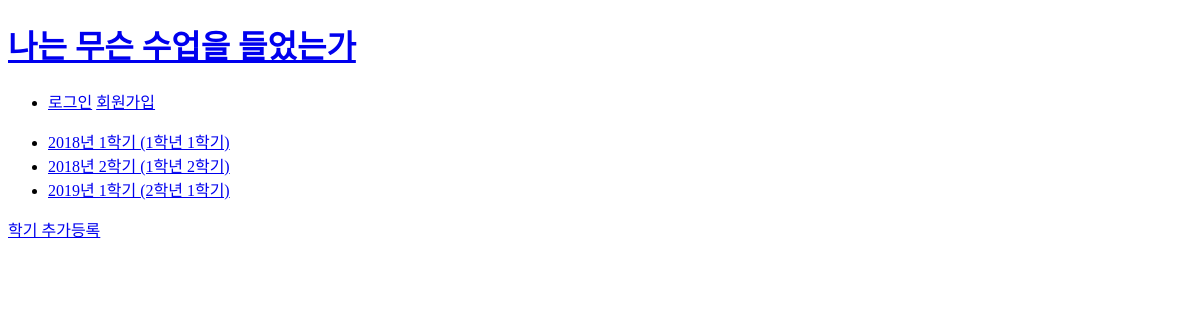
The app's page /sju/, older data.
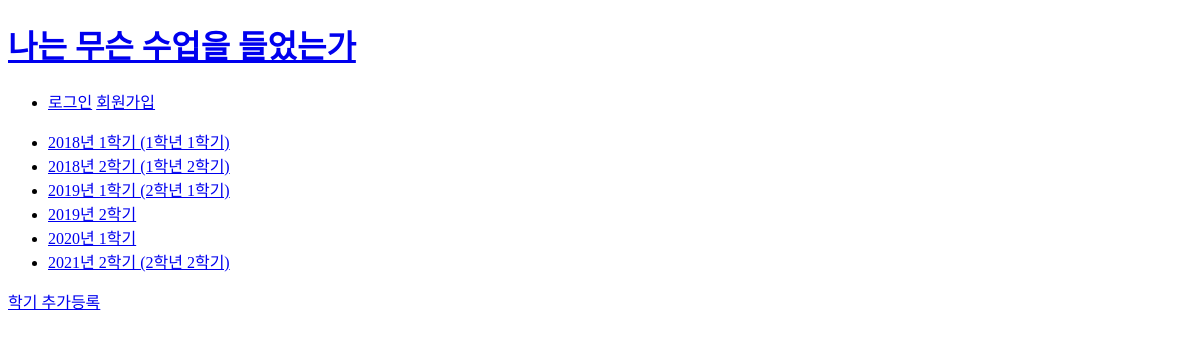
The same page, newer data.
### sju/models.py (models this page shows, shortened)
class Semester(models.Model):
    table = models.CharField(max_length=200)                                # 시간표 이름
    credits = models.IntegerField()                                         # 이수 단위
    grade = models.FloatField()                                             # 학점 평점
    create_at = models.DateTimeField()                                      # create 시간
    update_at = models.DateTimeField(null=True, blank=True)                 # update 시간

### sju/views.py (the view)
# urls.py: path('', views.index, name='index'),
def index(request):
    semester_list= Semester.objects.order_by('table')
    context = {'semester_list': semester_list}
    return render(request, 'sju/main_page.html', context)

### templates/sju/main_page.html
{% extends 'base.html' %}
{% block content %}
{% if semester_list %}
    <ul>
        {% for sem in semester_list %}
        <li><a href="{% url 'sju:read' sem.id %}">{{sem.table}}</a></li>
        {% endfor %}
    </ul>
{% else %}
    <p>학교를 아직 안 다녔나보군요?</p>
{% endif %}
<a href="{% url 'sju:semester_create' %}" class="btn btn-primary">학기 추가등록</a>
{% endblock %}

### templates/base.html (shortened to what this page needs)
<!DOCTYPE html>
<html lang="en">
<head>
</head>
<body>
    {% include 'navbar.html'%}
    {% block content %}
    {% endblock %}
</body>
</html>

### templates/navbar.html
<h1><a href="{% url 'sju:index' %}">나는 무슨 수업을 들었는가</a></h1>
<div>
    <ul>
        <li>
        {% if user.is_authenticated %}
        <a href="{% url 'common:logout' %}">{{ user.username }} (로그아웃)</a>
        {% else %}
        <a href="{% url 'common:login' %}">로그인</a>
        <a href="{% url 'common:signup' %}">회원가입</a>
        {% endif %}
        </li>
    </ul>
</div>

Row changes from the older to the newer data that the page shows:
added Semester: table "2019년 2학기"
added Semester: table "2020년 1학기"
added Semester: table "2021년 2학기 (2학년 2학기)"
